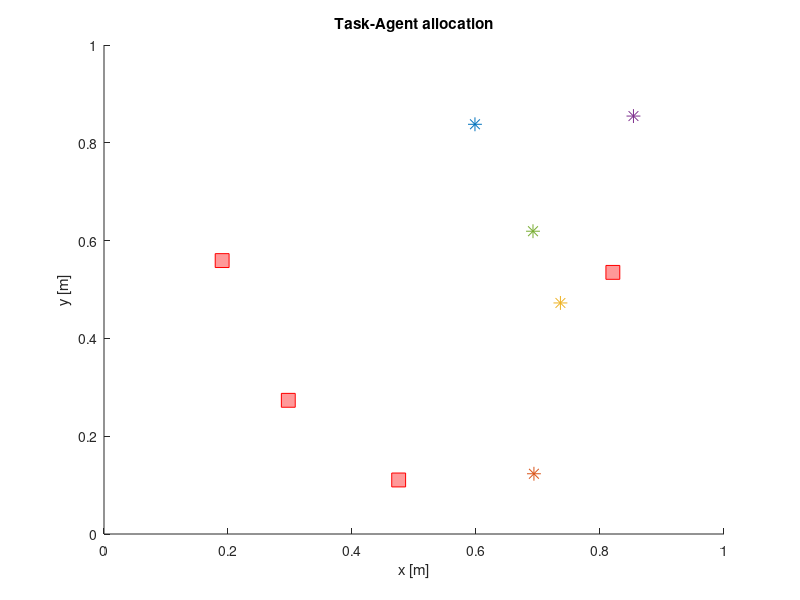

Write MATLAB code to recreate this figure. (Note: this script raises an error after producing the figure.)
%% Decentralized Control for Dynamic Task Allocation Problems for Multi-Agent Systems with Auctions
% Analysis in dynamics
%
% Author: Martin Braquet
% Date: September 2020

addpath('GreedyCoalitionAuctionAlgorithm/');
close all; clear all;
rng('default');
rng(5);

simu_number = 7;
simu_name = 'Dynamics';

[ComputeOpt ComputeSGA ComputeGCAA] = deal(0,0,1);

use_GCAA = 1;
use_OPT = 0;
uniform_agents = 0;
uniform_tasks = 0;
plot_range = 0;

na = 5;
nt = 4;
n_rounds = 200;

Lt = 1;
nt_loiter = ceil(0.5*nt);
task_type = zeros(nt,1);
task_type(1:nt_loiter) = 1;
lambda = 1;

map_width = 1;
comm_distance = 0.5 * map_width;

simu_time = 10;
time_step = simu_time / n_rounds;
time_start = 0;

pos_a = (0.1 + 0.8 * rand(na,2)) * map_width;
pos_t = (0.1 + 0.8 * rand(nt,2)) * map_width;
%tf_t = rand(nt,1) * simu_time;
%tf_t = [5*ones(1,3) 10*ones(1,1)];
tf_t =  simu_time * (0.95 + 0.05 * rand(nt,1));
tloiter_t =  simu_time * (0.2 + 0.05 * rand(nt,1));
tloiter_t(task_type == 0) = 0;
%tf_t = 10*ones(1,nt);

[tf_t, idx] = sort(tf_t);
pos_t = pos_t(idx,:);
pos_t_initial = pos_t;

kdrag = 3 / simu_time;

%velocity = 1:na;
%velocity = 1 * ones(1,nt);
max_speed = 0.1;
if uniform_agents
    v_a = zeros(na,2);
else
    v_a = (2 * rand(na,2) - 1) * max_speed;
end

max_speed_task = 0.1;
if uniform_tasks
    v_t = zeros(nt,2);
else
    v_t = (2 * rand(nt,2) - 1) * max_speed_task;
end

R = 0.04 * map_width;
if uniform_tasks
    radius_t = R * ones(nt,1);
else
    radius_t = (0.2 * rand(nt,1) + 1) * R;
end

% 
% pos_a = [0.1 0.5];
% v_a = [0 0];
% pos_t = [0 0.8];


% Reward after task completion
r_nom = 0.2;
if uniform_tasks
    r_bar = r_nom * ones(nt,1);
else
    r_bar = r_nom * rand(nt,1);
end
r_bar(task_type == 1) = 5 * r_bar(task_type == 1);
    
% Probability that agent i successfully completes task j
if uniform_agents
    prob_a_t = 0.7 * ones(na,nt);
else
    prob_a_t = rand(na,nt);
end

Tasks.r_bar = r_bar;
Tasks.prob_a_t = prob_a_t;
Tasks.tast_type = task_type;

Agents.N = na;
Agents.Lt = Lt * ones(1,na);
Agents.v_a = v_a;
Agents.previous_task = zeros(na,1);
Agents.previous_winnerBids = zeros(na,1);
Agents.rin_task = zeros(na,2);
Agents.vin_task = zeros(na,2);
Agents.kdrag = kdrag;

costs = zeros(na, nt);
utility = zeros(na, nt);
rewards = zeros(na, nt);

% Fully connected graph
G = ~eye(Agents.N);

figure; hold on;
colors = lines(na);

SimuParamsCell.n_rounds = n_rounds;
SimuParamsCell.time_step = time_step;
SimuParamsCell.map_width = map_width;
SimuParamsCell.comm_distance = comm_distance;
SimuParamsCell.simu_time = simu_time;
SimuParamsCell.time_step = time_step;
SimuParamsCell.colors = colors;
SimuParamsCell.pos_a_init = pos_a;
SimuParamsCell.max_speed = max_speed;
SimuParamsCell.v_a = v_a;
SimuParamsCell.pos_t = pos_t;
SimuParamsCell.max_speed_task = max_speed_task;
SimuParamsCell.v_t = v_t;
SimuParamsCell.radius_t = radius_t;
SimuParamsCell.task_type = task_type;
SimuParamsCell.nt_loiter = nt_loiter;
SimuParamsCell.task_type = task_type;
SimuParamsCell.na = na;
SimuParamsCell.nt = nt;
SimuParamsCell.tf_t = tf_t;
SimuParamsCell.tloiter_t = tf_t;
SimuParamsCell.R = R;
SimuParamsCell.radius_t = radius_t;
SimuParamsCell.r_nom = r_nom;
SimuParamsCell.r_bar = r_bar;
SimuParamsCell.lambda = lambda;
SimuParamsCell.prob_a_t = prob_a_t;
SimuParamsCell.kdrag = kdrag;


for CommLimit = [0 1]
      
clear J J_to_completion_target X_full_simu p_GCAA_full_simu S_GCAA_ALL X;
    
n_rounds_loop = n_rounds;
simu_time_loop = simu_time;
time_start_loop = time_start;
tf_t_loop = tf_t;
pos_a_loop = pos_a;
v_a_loop = v_a;

U_next_tot = zeros(n_rounds,1);
U_tot = zeros(n_rounds,1);
U_completed_tot = 0;

completed_tasks_round = [];
completed_tasks = [];
rt_completed = 0;

X_full_simu{n_rounds} = 0;
p_GCAA_full_simu{n_rounds} = 0;
S_GCAA_ALL_full_simu = zeros(n_rounds,nt);
rt_full_simu = zeros(n_rounds,nt);
J = zeros(n_rounds,na); % Cost for each agent from start to current step
J_to_completion_target = zeros(n_rounds,na); % Estimated cost for each agent from step to end

for i_round = 1:n_rounds
    
    clf; hold on;
    xlim([0 map_width]);
    ylim([0 map_width]);
    xlabel('x [m]');
    ylabel('y [m]');
    title('Task-Agent allocation');
    for i = 1:na
        plot(pos_a_loop(i,1), pos_a_loop(i,2), '*', 'Color', colors(i,:), 'MarkerSize', 10, 'DisplayName', 'Agents');
    end
    plot(pos_t(:,1), pos_t(:,2),'rs', 'MarkerSize', 10, 'DisplayName', 'Targets', 'MarkerFaceColor',[1 .6 .6]);
    if plot_range
        PlotAgentRange(pos_a_loop, comm_distance, colors, 'Comm Range');
    end
    
    PlotTaskLoitering(pos_t, radius_t, task_type, 'r--', 'Task loitering');
    
    Agents.Pos = pos_a_loop;
    Agents.v_a = v_a_loop;
    
    Tasks.Pos = pos_t;
    Tasks.Speed = v_t;
    Tasks.N = nt;
    Tasks.tf = tf_t_loop;
    Tasks.lambda = lambda;
    Tasks.task_type = task_type;
    Tasks.tloiter = tloiter_t;
    Tasks.radius = radius_t;
    
    for j = 1:nt
        if tf_t_loop(j) > 0
            for i = 1:na
                [~, ~, ~, ~, costs(i,j)] = ComputeCommandParamsWithVelocity(pos_a_loop(i,:)', v_a_loop(i,:)', pos_t(j,:)', v_t(j,:)', tf_t_loop(j), [], kdrag);
                %mycost(i_round) = costs(i,j)
                rewards(i,j) = r_bar(j) * prob_a_t(i,j);
                winners = zeros(na,nt);
                winners(i,j) = 1;
                utility(i,j) = CalcTaskUtility(pos_a_loop, v_a_loop, pos_t(j,:), v_t(j,:), tf_t_loop(j), r_bar(j), j, prob_a_t, winners, lambda, kdrag);
                %myutility(i_round) = utility(i,j)
            end
        end
    end
    
    if CommLimit
        for i = 1:na
            for j = (i+1):na
                G(i,j) = norm(pos_a_loop(i,:) - pos_a_loop(j,:)) < comm_distance;
                G(j,i) = G(i,j);
            end
        end
    end

    if use_GCAA
        % GCAA solution
        tic; [S_GCAA, p_GCAA, S_GCAA_ALL, rt_curr, Agents] = GCAASolution(Agents, G, Tasks)
        rt_full_simu(i_round,:) = rt_curr;
        toc;
    else
        % Test of fixed solution
        p_GCAA = {[1 4], [2 4], [3 4]}; S_GCAA = 1;
    end
    
    if use_OPT
        tic; [S_OPT, p_OPT, S_OPT_ALL] = OptimumSolution(Agents, G, Tasks);
        toc;
        [S_GCAA S_OPT]
    end
    
    U_next_tot(i_round) = S_GCAA;
    U_tot(i_round) = U_next_tot(i_round) + U_completed_tot;
    
    % Find the optimal control solution for the given allocation p_GCAA
    [X, completed_tasks_round, J_curr, J_to_completion_target(i_round+1,:)] = OptimalControlSolution(pos_a_loop, v_a_loop, pos_t, v_t, radius_t, p_GCAA, Agents, tf_t_loop, tloiter_t, time_step, n_rounds_loop, na, kdrag);
    X_full_simu{i_round} = X;
    p_GCAA_full_simu{i_round} = p_GCAA;
    S_GCAA_ALL_full_simu(i_round,:) = S_GCAA_ALL;
    J(i_round+1,:) = J(i_round,:) + J_curr;
    plotMapAllocation(X, n_rounds_loop, na, colors, 'GCAA solution');
    
    for j = completed_tasks_round
            rt_completed = rt_completed + rt_curr(j);
            %pos_t(j,:) = [1 1] * 1e16;
            %U_completed_tot = U_completed_tot + S_GCAA_ALL(j);
    end
    
    completed_tasks_round = [];
    
    
    legend(legendUnq(gca));
    drawnow;
    
    % Update position and velocity of each agent
    pos_a_loop = X(1:2,:,2)';
    v_a_loop   = X(3:4,:,2)';
    
%     stop = 1;
%     for i = 1:na
%         if ~isempty(p_GCAA{i})
%             stop = 0;
%             break;
%         end
%     end
%         
%         
%     if (stop)
%         break;
%     end
    
   %pos_t = RemoveCompletedTasks(pos_t, ind_completed_tasks);
   
   simu_time_loop = simu_time_loop - time_step;
   time_start_loop = time_start_loop + time_step;
   n_rounds_loop = n_rounds_loop - 1;
   tf_t_loop = tf_t_loop - time_step;
end

U_tot = rt_completed - sum(J(end,:));

mkdir(sprintf('mat/%s/simu_%d', simu_name, simu_number));
save(sprintf('mat/%s/simu_%d/J_CommLimit_%d.mat', simu_name, simu_number, CommLimit), 'J');
save(sprintf('mat/%s/simu_%d/J_to_completion_target_CommLimit_%d.mat', simu_name, simu_number, CommLimit), 'J_to_completion_target');
save(sprintf('mat/%s/simu_%d/X_just_saved_CommLimit_%d.mat', simu_name, simu_number, CommLimit), 'X_full_simu');
save(sprintf('mat/%s/simu_%d/p_GCAA_just_saved_CommLimit_%d.mat', simu_name, simu_number, CommLimit), 'p_GCAA_full_simu');
save(sprintf('mat/%s/simu_%d/S_GCAA_ALL_just_saved_CommLimit_%d.mat', simu_name, simu_number, CommLimit), 'S_GCAA_ALL_full_simu');
save(sprintf('mat/%s/simu_%d/rt_just_saved_CommLimit_%d.mat', simu_name, simu_number, CommLimit), 'rt_full_simu');

save(sprintf('mat/%s/simu_%d/SimuParamsCell.mat', simu_name, simu_number), 'SimuParamsCell');

end




%%


function pos_t_new = RemoveCompletedTasks(pos_t, ind)

    pos_t_new = zeros(size(pos_t,1)-length(ind),2);
    k = 1;
    for t = 1:size(pos_t,1)
        if ~sum(ind == t)
            pos_t_new(k,:) = pos_t(t,:);
            k = k + 1;
        end
    end

end

function [p, pos_a, ind_completed_tasks, nt, Agents] = UpdatePath(p, pos_a, pos_t, time_step, Agents, nt)
    ind_completed_tasks = [];
    
    for i = 1:size(pos_a,1)
        if ~isempty(p{i})
            d_a_t = pos_t(p{i}(1),:) - pos_a(i,:);
            if (norm(d_a_t) < time_step * Agents.Speed(i))
                pos_a(i,:) = pos_t(p{i}(1),:);
                nt = nt - 1;
                Agents.Lt(i) = Agents.Lt(i) - 1;
                ind_completed_tasks = [ind_completed_tasks p{i}(1)];
                %if (nt == 0)
                %    break;
                %end
                p{i} = p{i}(2:end);
%                 if ~isempty(p{i})
%                     time_step_remaining = time_step - norm(d_a_t) / Agents.Speed(i);
%                     d_a_next_t = pos_t(p{i}(1),:) - pos_a(i,:);
%                     pos_a(i,:) = pos_a(i,:) + d_a_next_t / norm(d_a_next_t) * time_step_remaining * Agents.Speed(i);
%                 end
            else
                pos_a(i,:) = pos_a(i,:) + d_a_t / norm(d_a_t) * time_step * Agents.Speed(i);
            end
        end
    end
end

